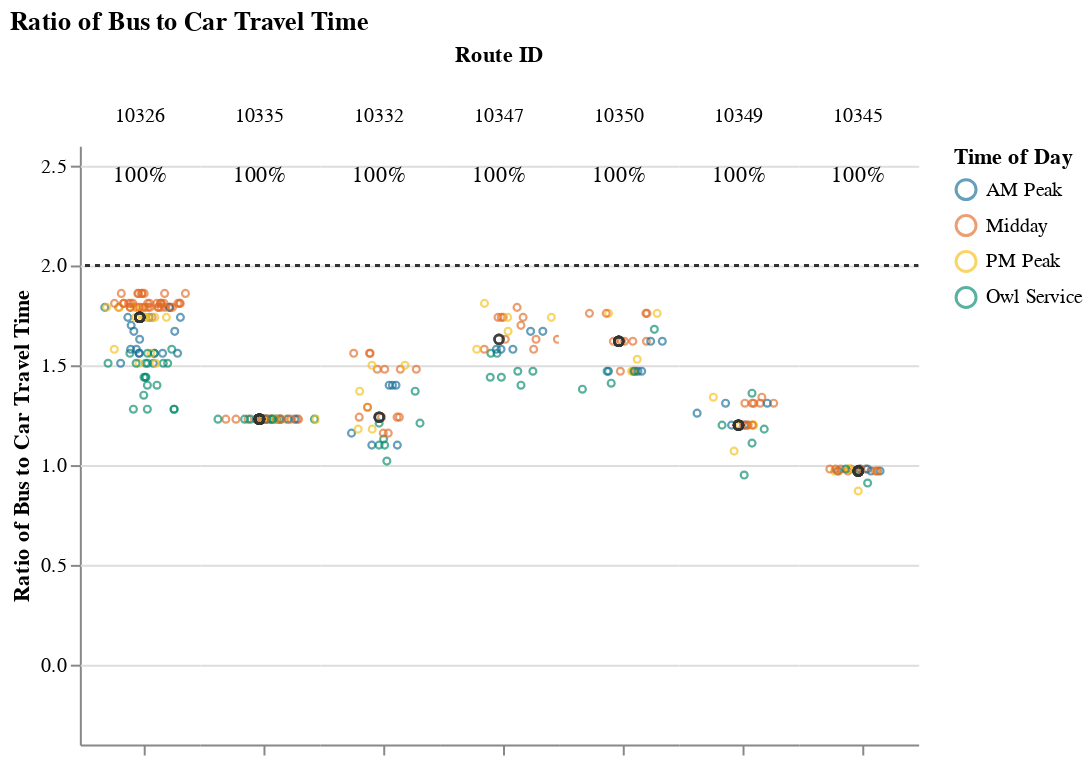
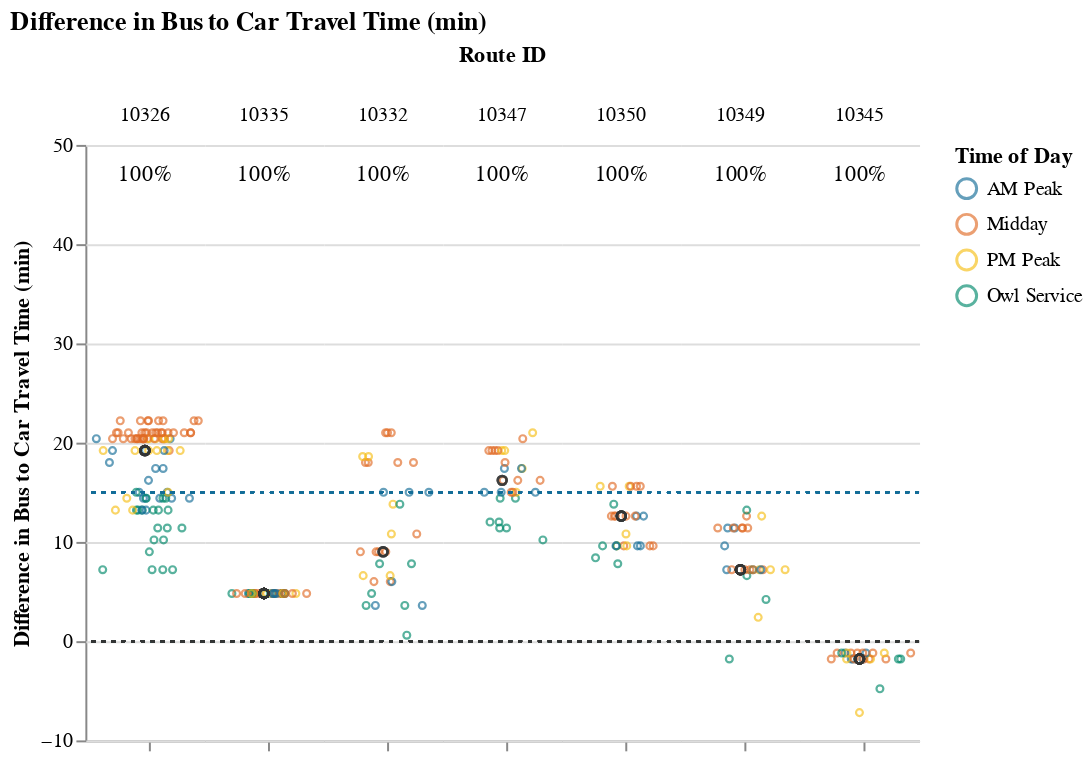

Notebook code for these charts, in order:
### Markdown cell above
## Viable Competitive Routes
### Short Routes (< 1 hr)

### Code cell
# Allow for possibility that operator doesn't have routes that fall into certain route_groups
# But, jupyterbook will not like markdown with f-string
# separate out route_group and put in each cell, and use try/except + if to display...
# but all 3 route groups must be displayed. just add sentence about why no routes were returned at the end
route_group = "short"
try:
    subset_routes, mult, diff  = setup_charts(df, PCT_COMPETITIVE_THRESHOLD, route_group)
    
    if len(subset_routes) > 0:
        display(
            Markdown(
                f"{CAPTIONS_DICT[route_group]}"
                "Within each route group, routes are sorted in descending order "
                "by % competitive trips and # trips below the additional time cut-off."
            )
        )

        display(mult)
        display(diff)
except:
    print("No routes meet this criteria.")

### Figure 1 — Vega-Lite specification as saved in the notebook (floating-point values rounded to 4 significant figures; data arrays with more than 128 entries replaced by an {"elided": "..."} marker saying what was removed)
{"config": {"view": {"continuousWidth": 400, "continuousHeight": 300, "stroke": null}, "facet": {"spacing": 0}}, "data": {"name": "data-d839c06c55977be6766fbfdcb836a51b"}, "facet": {"column": {"field": "route_id", "sort": ["10326", "10335", "10332", "10347", "10350", "10349", "10345"], "title": "Route ID", "type": "nominal"}}, "spec": {"layer": [{"mark": {"type": "point", "opacity": 0.65, "size": 12, "strokeWidth": 1.1}, "encoding": {"color": {"field": "time_of_day", "scale": {"range": ["#136C97", "#E16B26", "#F6BF16", "#00896B", "#7790A3", "#5B559C"]}, "sort": ["AM Peak", "Midday", "PM Peak", "Owl Service"], "title": "Time of Day", "type": "nominal"}, "tooltip": [{"field": "route_id", "type": "nominal"}, {"field": "trip_id", "type": "nominal"}, {"field": "service_hours", "type": "quantitative"}, {"field": "car_duration_hours", "type": "quantitative"}, {"field": "bus_multiplier", "type": "quantitative"}, {"field": "bus_difference", "type": "quantitative"}, {"field": "num_trips", "type": "quantitative"}, {"field": "num_competitive", "type": "quantitative"}, {"field": "pct_trips_competitive", "type": "quantitative"}, {"field": "p25", "type": "quantitative"}, {"field": "p50", "type": "quantitative"}, {"field": "p75", "type": "quantitative"}], "x": {"axis": {"grid": false, "labels": false, "ticks": true, "values": [0]}, "field": "jitter", "scale": {}, "title": null, "type": "quantitative"}, "y": {"field": "bus_multiplier", "scale": {"domain": [-0.25, 2.5]}, "title": "Ratio of Bus to Car Travel Time", "type": "quantitative"}}, "selection": {"selector001": {"type": "interval", "bind": "scales", "encodings": ["x", "y"]}}, "transform": [{"calculate": "sqrt(-2*log(random()))*cos(2*PI*random())", "as": "jitter"}], "width": 60}, {"layer": [{"mark": {"type": "point", "opacity": 0.6, "size": 20, "strokeWidth": 1.3}, "encoding": {"color": {"value": "#323434"}, "y": {"field": "bus_multiplier", "type": "quantitative"}}, "transform": [{"filter": "(datum.p50_trip === 1)"}]}, {"mark": {"type": "rule", "strokeDash": [2, 3]}, "encoding": {"color": {"value": "#323434"}, "y": {"field": "cutoff", "type": "quantitative"}}}, {"mark": {"type": "text", "align": "center", "baseline": "middle"}, "encoding": {"color": {"value": "black"}, "text": {"field": "pct_trips_competitive", "format": ".0%", "type": "quantitative"}, "tooltip": [{"field": "route_id", "type": "nominal"}, {"field": "trip_id", "type": "nominal"}, {"field": "service_hours", "type": "quantitative"}, {"field": "car_duration_hours", "type": "quantitative"}, {"field": "bus_multiplier", "type": "quantitative"}, {"field": "bus_difference", "type": "quantitative"}, {"field": "num_trips", "type": "quantitative"}, {"field": "num_competitive", "type": "quantitative"}, {"field": "pct_trips_competitive", "type": "quantitative"}, {"field": "p25", "type": "quantitative"}, {"field": "p50", "type": "quantitative"}, {"field": "p75", "type": "quantitative"}], "x": {"value": 30}, "y": {"value": 15}}, "transform": [{"calculate": "sqrt(-2*log(random()))*cos(2*PI*random())", "as": "jitter"}, {"filter": "(datum.fastest_trip === 1)"}]}]}]}, "resolve": {"scale": {"y": "shared"}}, "title": "Ratio of Bus to Car Travel Time", "$schema": "https://vega.github.io/schema/vega-lite/v4.17.0.json", "datasets": {"data-d839c06c55977be6766fbfdcb836a51b": {"elided": "265 records"}}}

### Figure 2 — Vega-Lite specification as saved in the notebook (floating-point values rounded to 4 significant figures; data arrays with more than 128 entries replaced by an {"elided": "..."} marker saying what was removed)
{"config": {"view": {"continuousWidth": 400, "continuousHeight": 300, "stroke": null}, "facet": {"spacing": 0}}, "data": {"name": "data-c5cf320b0db2e6e46aa14206d29a060d"}, "facet": {"column": {"field": "route_id", "sort": ["10326", "10335", "10332", "10347", "10350", "10349", "10345"], "title": "Route ID", "type": "nominal"}}, "spec": {"layer": [{"mark": {"type": "point", "opacity": 0.65, "size": 12, "strokeWidth": 1.1}, "encoding": {"color": {"field": "time_of_day", "scale": {"range": ["#136C97", "#E16B26", "#F6BF16", "#00896B", "#7790A3", "#5B559C"]}, "sort": ["AM Peak", "Midday", "PM Peak", "Owl Service"], "title": "Time of Day", "type": "nominal"}, "tooltip": [{"field": "route_id", "type": "nominal"}, {"field": "trip_id", "type": "nominal"}, {"field": "service_hours", "type": "quantitative"}, {"field": "car_duration_hours", "type": "quantitative"}, {"field": "bus_multiplier", "type": "quantitative"}, {"field": "bus_difference", "type": "quantitative"}, {"field": "num_trips", "type": "quantitative"}, {"field": "num_competitive", "type": "quantitative"}, {"field": "pct_trips_competitive", "type": "quantitative"}, {"field": "p25", "type": "quantitative"}, {"field": "p50", "type": "quantitative"}, {"field": "p75", "type": "quantitative"}], "x": {"axis": {"grid": false, "labels": false, "ticks": true, "values": [0]}, "field": "jitter", "scale": {}, "title": null, "type": "quantitative"}, "y": {"field": "bus_difference", "scale": {"domain": [-7.2, 45.6]}, "title": "Difference in Bus to Car Travel Time (min)", "type": "quantitative"}}, "selection": {"selector002": {"type": "interval", "bind": "scales", "encodings": ["x", "y"]}}, "transform": [{"calculate": "sqrt(-2*log(random()))*cos(2*PI*random())", "as": "jitter"}], "width": 60}, {"layer": [{"mark": {"type": "point", "opacity": 0.6, "size": 20, "strokeWidth": 1.3}, "encoding": {"color": {"value": "#323434"}, "y": {"field": "bus_difference", "type": "quantitative"}}, "transform": [{"filter": "(datum.p50_trip === 1)"}]}, {"mark": {"type": "rule", "strokeDash": [2, 3]}, "encoding": {"color": {"value": "#323434"}, "y": {"field": "cutoff", "type": "quantitative"}}}, {"mark": {"type": "rule", "strokeDash": [2, 3]}, "encoding": {"color": {"value": "#136C97"}, "y": {"field": "cutoff2", "type": "quantitative"}}}, {"mark": {"type": "text", "align": "center", "baseline": "middle"}, "encoding": {"color": {"value": "black"}, "text": {"field": "pct_trips_competitive", "format": ".0%", "type": "quantitative"}, "tooltip": [{"field": "route_id", "type": "nominal"}, {"field": "trip_id", "type": "nominal"}, {"field": "service_hours", "type": "quantitative"}, {"field": "car_duration_hours", "type": "quantitative"}, {"field": "bus_multiplier", "type": "quantitative"}, {"field": "bus_difference", "type": "quantitative"}, {"field": "num_trips", "type": "quantitative"}, {"field": "num_competitive", "type": "quantitative"}, {"field": "pct_trips_competitive", "type": "quantitative"}, {"field": "p25", "type": "quantitative"}, {"field": "p50", "type": "quantitative"}, {"field": "p75", "type": "quantitative"}], "x": {"value": 30}, "y": {"value": 15}}, "transform": [{"calculate": "sqrt(-2*log(random()))*cos(2*PI*random())", "as": "jitter"}, {"filter": "(datum.fastest_trip === 1)"}]}]}]}, "resolve": {"scale": {"y": "shared"}}, "title": "Difference in Bus to Car Travel Time (min)", "$schema": "https://vega.github.io/schema/vega-lite/v4.17.0.json", "datasets": {"data-c5cf320b0db2e6e46aa14206d29a060d": {"elided": "265 records"}}}
